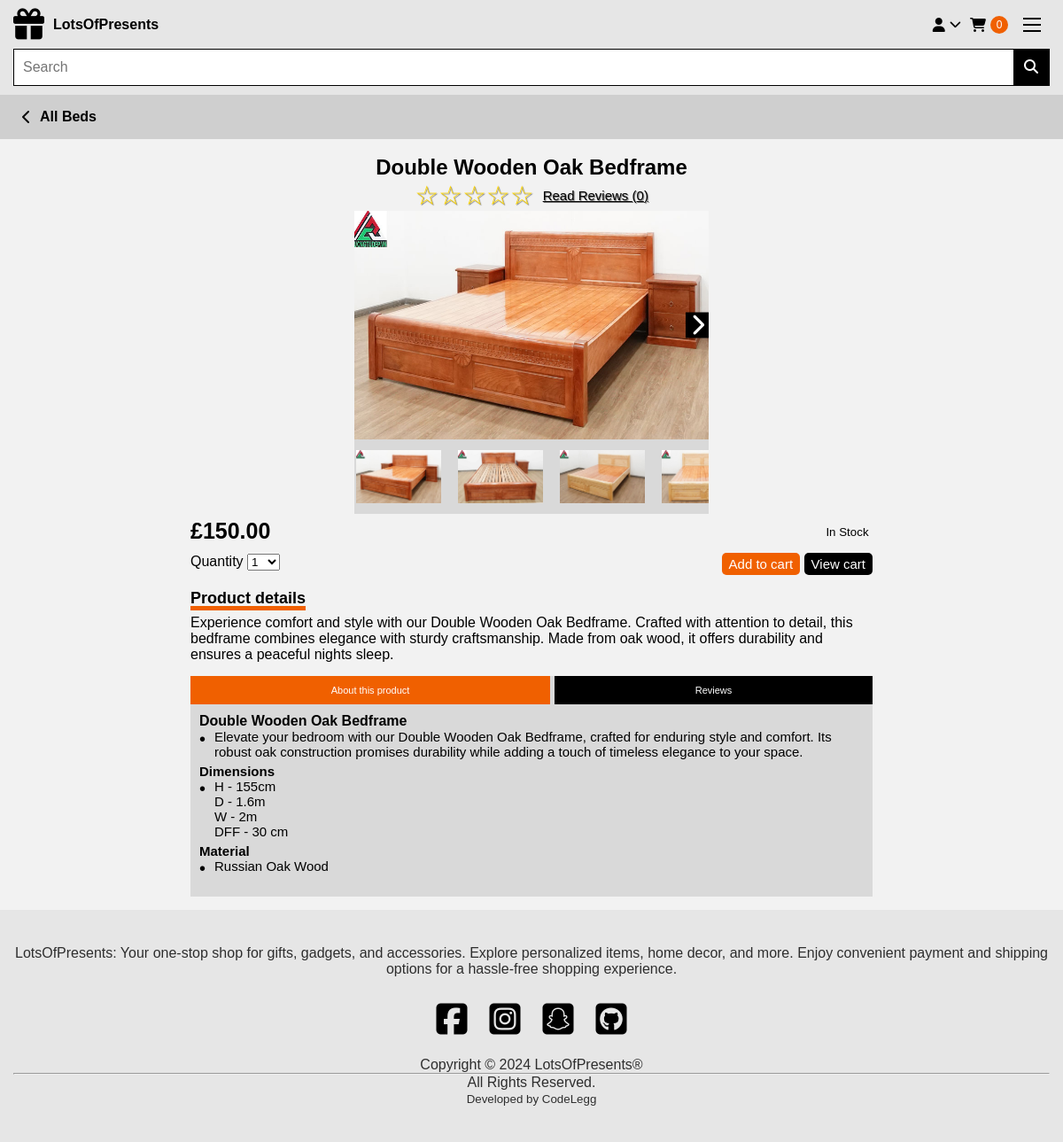
The page /product/1/ (signed in) on the database its author committed.
### store/models.py (models this page shows, shortened)
class Category(models.Model):
    CATEGORY_TYPE_CHOICES = [
        ("type", "By Type"),
        ("size", "By Size"),
    ]
    name = models.CharField(max_length=50)
    parent_category = models.ForeignKey(
        "self",
        on_delete=models.CASCADE,
        related_name="subcategories",
        null=True,
        blank=True,
    )
    image = models.ImageField(upload_to="category_images/", blank=True, null=True)
    category_type = models.CharField(
        max_length=10, choices=CATEGORY_TYPE_CHOICES, default="type"
    )
    hierarchy_level = models.IntegerField(default=0)  # Add the hierarchy level field

class Product(models.Model):
    name = models.CharField(max_length=100)
    price = models.DecimalField(max_digits=10, decimal_places=2)
    category = models.ForeignKey(Category, on_delete=models.CASCADE)
    description = models.TextField(blank=True, null=True)
    about_this_product = models.TextField(blank=True, null=True)
    what_type = models.CharField(max_length=100, blank=True, null=True)
    material = models.CharField(max_length=100, blank=True, null=True)
    colors = models.ManyToManyField(
        Color, blank=True
    )  # Many-to-many relationship with Color
    is_sale = models.BooleanField(default=False)
    sale_price = models.DecimalField(
        max_digits=10, decimal_places=2, blank=True, null=True
    )
    dimension_h = models.CharField(max_length=20, blank=True, null=True)
    dimension_d = models.CharField(max_length=20, blank=True, null=True)
    dimension_w = models.CharField(max_length=20, blank=True, null=True)
    dimension_dff = models.CharField(max_length=20, blank=True, null=True)

class ProductImage(models.Model):
    product = models.ForeignKey(
        Product, on_delete=models.CASCADE, related_name="images"
    )
    image = models.ImageField(upload_to="uploads/product/")

### store/views.py (the view)
# urls.py: path("product/<int:pk>/", views.product, name="product"),
@login_required
def product(request, pk):
    product = get_object_or_404(Product, pk=pk)
    parent_category = None
    if product.category:
        parent_category = product.category.parent_category
    reviews = product.reviews.all()
    average_rating = reviews.aggregate(Avg("star_rating"))["star_rating__avg"]
    quantity_range = range(1, 11)  # Range from 1 to 10
    if request.method == "POST":
        if "edit_review" in request.POST:
            review_to_edit = get_object_or_404(
                Review, pk=request.POST.get("edit_review")
            )
            edit_form = EditReviewForm(request.POST, instance=review_to_edit)
            if edit_form.is_valid():
                edit_form.save()
                return HttpResponseRedirect(request.path_info)
        elif "delete_review" in request.POST:
            delete_form = DeleteReviewForm(request.POST)
            if delete_form.is_valid() and delete_form.cleaned_data["confirm_delete"]:
                review_to_delete = get_object_or_404(
                    Review, pk=request.POST.get("delete_review")
                )
                review_to_delete.delete()
                return HttpResponseRedirect(request.path_info)
        else:
            form = ReviewForm(request.POST)
            if form.is_valid():
                new_review = form.save(commit=False)
                new_review.product = product
                new_review.user = request.user  # Assuming you have user authentication
                new_review.save()
                return HttpResponseRedirect(request.path_info)
    else:
        form = ReviewForm()
        edit_form = EditReviewForm()
        delete_form = DeleteReviewForm()
    stars_range = range(1, 6)
    user_has_review = reviews.filter(user=request.user).exists()
    return render(
        request,
        "product.html",
        {
            "product": product,
            "reviews": reviews,
            "form": form,
            "average_rating": average_rating,
            "stars_range": stars_range,
            "edit_form": edit_form,
            "delete_form": delete_form,
            "user_has_review": user_has_review,
            "parent_category": parent_category,
            "quantity_range": quantity_range,
        },
    )

### store/forms.py
class ReviewForm(forms.ModelForm):
    def __init__(self, *args, **kwargs):
        super(ReviewForm, self).__init__(*args, **kwargs)
        self.fields["text"].widget.attrs["class"] = "mobile-textarea"
        self.fields["star_rating"].widget.attrs.update(
            {"style": "margin-bottom: 10px;"}
        )
    class Meta:
        model = Review
        fields = ["star_rating", "text"]
        labels = {
            "text": "Write Your Review",
        }

class EditReviewForm(ReviewForm):
    class Meta(ReviewForm.Meta):
        fields = ["star_rating", "text"]
        labels = {
            "text": "Re-write Your Review",
        }
    def __init__(self, *args, **kwargs):
        super().__init__(*args, **kwargs)
        self.fields["text"].widget.attrs["class"] = "mobile-textarea"

### cart/cart.py (called while the page is built)
    def __len__(self):
        return len(self.cart)

### cart/context_proccessors.py (called while the page is built)
def cart(request):
    return {'cart': Cart(request)}

### store/templates/product.html (shortened to what this page needs)
{% extends 'base.html' %}
{% load static %}
{% block breadcrumbs %}
<li>
    <a class="nav-title breadcrumb hdgbread" href="{% url 'category' parent_category.name %}">
        <i class="fa fa-chevron-left"></i>
        All {{ parent_category.name }}
    </a>
</li>
{% endblock %}
{% block content %}
<section>
    <div class="container">
        <div class="row">
            <br>
            <h1>{{ product.name }}</h1>
            <div class="product-review-stars">
                {% for num in stars_range %}
                {% if num <= average_rating %}
                <span class="star">&#9733;</span>
                {% else %}
                <span class="star">&#9734;</span>
                {% endif %}
                {% endfor %}
                <a class="product-review-link" href="#reviews">Read Reviews (<span
                        id="review-count">{{ reviews.count }}</span>)</a>
            </div>
            <div class="product-slider">
                <div class="product-slider-container">
                    <div class="product-slider-wrapper">
                        <div class="image-list">
                            {% for image in product.images.all %}
                            <img src="{{ image.image.url }}" alt="{{ product.name }} Image" class="image-item">
                            {% endfor %}
                        </div>
                        <button id="next-slide" class="slide-button"><i class="fa-solid fa-chevron-right"></i></button>
                    </div>
                    <div class="product-thumbnails-container">
                        {% for image in product.images.all %}
                        <img src="{{ image.image.url }}" alt="{{ product.name }} Image" class="thumbnail-item">
                        {% endfor %}
                    </div>
                </div>
            </div>
            <div class="product-description">
                {% if product.is_sale %}
                <h3 class="product-price">
                    <strike>
                        £{{ product.price }}
                    </strike>
                    &nbsp;
                    £{{ product.sale_price }}
                </h3>
                {% else %}
                <div class="price-stock">
                    <h3 class="product-price">£{{ product.price }}</h3>
                    <div class="stock-txt-icon"><small>In Stock</small>
                    </div>
                </div>
                {% endif %}
                <div class="stock-cart-wrapper">
                    <div class="select-wrapper">
                        <div class="quan">
                            <label for="quantity">Quantity</label>
                            <select id="quantity-cart" name="quantity">
                                {% for i in quantity_range %}
                                <option value="{{ i }}">{{ i }}</option>
                                {% endfor %}
                            </select>
                        </div>
                    </div>
                    <div class="select-wrapper">
                        <button value="{{ product.id }}" id="add-cart" class="button cart-btn">
                            Add to cart
                        </button>
                        <a href="{% url 'cart_summary' %}" class="button cart-btn-product">
                            View cart
                        </a>
                    </div>
                </div>
                <br>
                <div class="border-product">
                    <h6 class="product-title">Product details</h6>
                    <p>{{ product.description }}</p>
                </div>
                <div class="border-product-tabs">
                    <div class="pagination-tabs">
                        <button class="tablink active" onclick="openPage('about', this)">About this product</button>
                        <button class="tablink" onclick="openPage('reviews', this)">Reviews</button>
                    </div>
                    <div id="about" class="tab-content">
                        <ul class="custom-list">
                            <li class="list-item">
                                <h4>{{ product.name }}</h4>
                                <ul class="sub-list">
                                    <li class="sub-item">{{ product.about_this_product }}</li>
                                    <h4>Dimensions</h4>
                                    <li class="sub-item">
                                        <ul>
                                            <li>H - {{ product.dimension_h }}</li>
                                            <li>D - {{ product.dimension_d }}</li>
                                            <li>W - {{ product.dimension_w }}</li>
                                            <li>DFF - {{ product.dimension_dff }}</li>
                                        </ul>
                                    </li>
                                    <h4>Material</h4>
                                    <li class="sub-item">{{ product.material }}</li>
                                </ul>
                            </li>
                        </ul>
                    </div>
                </div>
            </div>
        </div>
    </div>
</section>
{% endblock %}

### static/css/base.css (style rules this page uses)
:root { --platinum: #e6e6e6; --black_70: #000000b3; --white: #ffffff; --black: #000000; --orange: #f06000; --off-white: #f2f2f2; --ff-poppins: "Poppins", sans-serif; --fs-1: 4.2rem; --fs-2: 3.8rem; --fs-3: 3.2rem; --fs-4: 2.5rem; --fs-5: 2.4rem; --fs-6: 2rem; --fs-7: 1.8rem; --fs-8: 1.5rem; --fw-500: 500; --fw-600: 600; --fw-700: 700; --radius-4: 4px; --radius-12: 12px; --section-padding: 60px; --transition-1: 0.15s ease; --transition-2: 0.35s ease; --cubic-in: cubic-bezier(0.51, 0.03, 0.64, 0.28); --cubic-out: cubic-bezier(0.33, 0.85, 0.56, 1); --shadow: 0 5px 20px 1px hsla(220, 63%, 33%, 0.1); }
*, *::before, *::after { margin: 0; padding: 0; box-sizing: border-box; }
li { list-style: none; }
a { text-decoration: none; }
a { color: #000; text-decoration: none; }
a, img, span, input, button, i { display: block; }
button, input { background: none; border: none; font: inherit; }
button { cursor: pointer; }
i { pointer-events: none; }
img { height: auto; }
html { font-family: var(--ff-poppins); font-size: 10px; scroll-behavior: smooth; }
body { background-color: var(--off-white); font-size: 1.6rem; }
.button { display: inline-block; padding: 4px 8px; background-color: var(--black); color: #fff; text-decoration: none; border-radius: 5px; }
.cart-btn-product { font-size: 1.5rem; margin-top: 5px; text-align: center; }
.cart-summary-btn, .view-btn, .cart-btn-product { transition: background-color 0.3s ease; }
.cart-btn, .buy-btn, .delete-btn { transition: background-color 0.3s ease; font-size: 1.5rem; }
.cart-btn, .buy-btn { background-color: var(--orange); }
.container { padding-inline: 15px; position: relative; }
.breadcrumb { padding: 1em 0; display: flex; justify-content: left; gap: 1rem; align-items: center; transition: background 0.4s ease-in-out; padding-left: 25px; padding-right: 30px; }
.hdgbread { background-color: #cfcfcf; opacity: 1; z-index: 1; }
.nav-title { font-weight: 700; }

### static/css/categories.css (style rules this page uses)
:root { --platinum: hsl(0, 0%, 90%); --dark-platinum: hsl(0, 0%, 80%); --light-platinum: hsl(0, 0%, 85%); --black_70: hsla(0, 0%, 0%, 0.7); --off-white: hsl(0, 0%, 95%); --white: hsl(0, 0%, 100%); --black: hsl(0, 0%, 0%); --orange: hsl(24, 100%, 47%); --dark-orange: hsl(24, 100%, 42%); --ff-poppins: "Poppins", sans-serif; --fs-1: 4.2rem; --fs-2: 3.8rem; --fs-3: 3.2rem; --fs-4: 2.5rem; --fs-5: 2.4rem; --fs-6: 2rem; --fs-7: 1.8rem; --fs-8: 1.5rem; --fw-500: 500; --fw-600: 600; --fw-700: 700; --radius-4: 4px; --radius-12: 12px; --section-padding: 60px; --transition-1: 0.15s ease; --transition-2: 0.35s ease; --cubic-in: cubic-bezier(0.51, 0.03, 0.64, 0.28); --cubic-out: cubic-bezier(0.33, 0.85, 0.56, 1); --shadow: 0 5px 20px 1px hsla(220, 63%, 33%, 0.1); }

### static/css/auth.css (style rules this page uses)
:root { --platinum: hsl(0, 0%, 90%); --dark-platinum: hsl(0, 0%, 80%); --black_70: hsla(0, 0%, 0%, 0.7); --off-white: hsl(0, 0%, 95%); --white: hsl(0, 0%, 100%); --black: hsl(0, 0%, 0%); --orange: hsl(24, 100%, 47%); --dark-orange: hsl(24, 100%, 42%); --ff-poppins: "Poppins", sans-serif; --fs-1: 4.2rem; --fs-2: 3.8rem; --fs-3: 3.2rem; --fs-4: 2.5rem; --fs-5: 2.4rem; --fs-6: 2rem; --fs-7: 1.8rem; --fs-8: 1.5rem; --fw-500: 500; --fw-600: 600; --fw-700: 700; --radius-4: 4px; --radius-12: 12px; --section-padding: 60px; --transition-1: 0.15s ease; --transition-2: 0.35s ease; --cubic-in: cubic-bezier(0.51, 0.03, 0.64, 0.28); --cubic-out: cubic-bezier(0.33, 0.85, 0.56, 1); --shadow: 0 5px 20px 1px hsla(220, 63%, 33%, 0.1); }

### static/css/cart.css (style rules this page uses)
:root { --platinum: hsl(0, 0%, 90%); --dark-platinum: hsl(0, 0%, 80%); --very-light-platinum: hsl(0, 0%, 100%); --light-platinum: hsl(0, 0%, 85%); --black_70: hsla(0, 0%, 0%, 0.7); --black_700: hsla(0, 0%, 0%, 0.5); --off-white: hsl(0, 0%, 95%); --white: hsl(0, 0%, 100%); --black: hsl(0, 0%, 0%); --orange: hsl(24, 100%, 47%); --dark-orange: hsl(24, 100%, 42%); --ff-poppins: "Poppins", sans-serif; --fs-1: 4.2rem; --fs-2: 3.8rem; --fs-3: 3.2rem; --fs-4: 2.5rem; --fs-5: 2.4rem; --fs-6: 2rem; --fs-7: 1.8rem; --fs-8: 1.5rem; --fw-500: 500; --fw-600: 600; --fw-700: 700; --radius-4: 4px; --radius-12: 12px; --section-padding: 60px; --transition-1: 0.15s ease; --transition-2: 0.35s ease; --cubic-in: cubic-bezier(0.51, 0.03, 0.64, 0.28); --cubic-out: cubic-bezier(0.33, 0.85, 0.56, 1); --shadow: 0 5px 20px 1px hsla(220, 63%, 33%, 0.1); }

### rows shown on the page
Category: name "Beds"
Product: name "Double Wooden Oak Bedframe", price "150.00", description "Experience comfort and style with our Double Wooden Oak Bedframe. Crafted with attention to detail, this bedframe combines elegance with sturdy craftsmanship. Made from oak wood, it offers durability and ensures a peaceful nights sleep.", about_this_product "Elevate your bedroom with our Double Wooden Oak Bedframe, crafted for enduring style and comfort. Its robust oak construction promises durability while adding a touch of timeless elegance to your space.", dimension_h "155cm", dimension_d "1.6m", dimension_w "2m", dimension_dff "30 cm", material "Russian Oak Wood"
ProductImage: image (picture)
ProductImage: image (picture)
ProductImage: image (picture)
ProductImage: image (picture)

### other values the page prints
{{ cart|length }} "0"
{{ reviews.count }} "0"
form field quantity "1"
